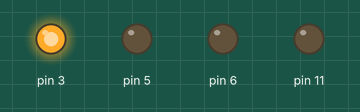
Bench run of a sketch on a simulated Arduino Uno, built with avr-gcc and run on an emulated ATmega328P. Parts: output pins drawn as LEDs (lit = HIGH).

Above: at 0.2 s.
At 0.7 s:
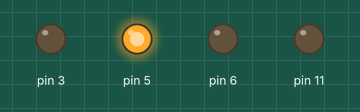
At 2.7 s:
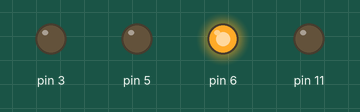
Timing chart, 0 to 3.5 s (numbered marks = the images above):
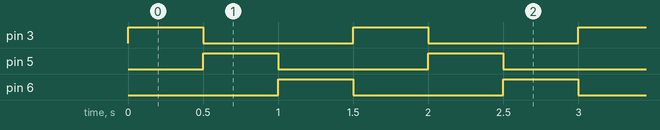

The sketch:

week07_5.ino
```cpp
//week07-5_arduino_analogWrite_rgb_led

void setup() {
  pinMode(3, OUTPUT);
  pinMode(6, OUTPUT);
  pinMode(5, OUTPUT);
  pinMode(11, OUTPUT);
  //這些特別的腳 分別是 3 5 6 9 10 11 共6腳 都可控制他亮暗程度
}

void loop() {
  analogWrite(6, 0) ; //藍色關掉
  analogWrite(3, 255) ; // 最亮的紅色
  delay(500); // 每0.5秒
  analogWrite(3, 0) ; //紅色關掉
  analogWrite(5, 255) ; //最高綠色
  delay(500) ;
  analogWrite(5, 0) ; //綠色關掉
  analogWrite(6, 255) ; //最高藍色
  delay(500) ;
}
```

Measured:
- by itself, pin 3, pin 5, pin 6: alternates HIGH for 0.50 s and LOW for 1.0 s
- by itself, everything shown: repeats every 1.5 s, in 3 steps
